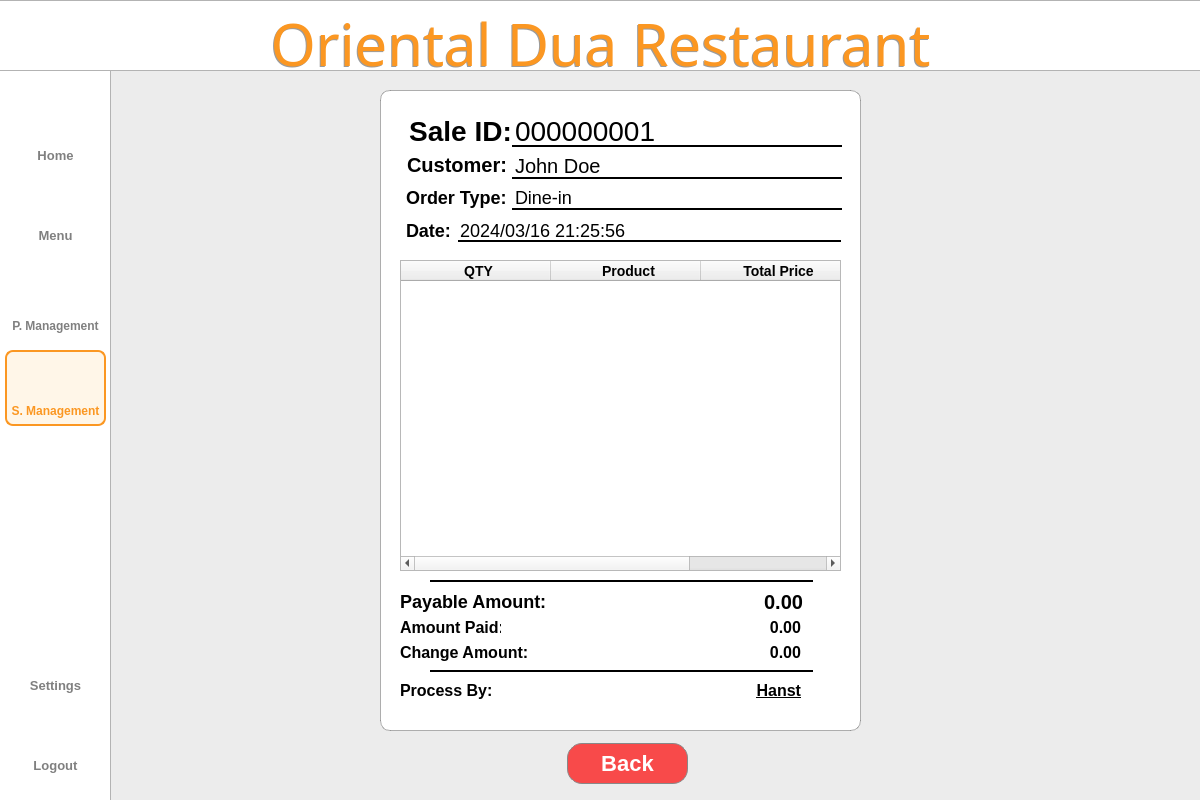
<?xml version="1.0" encoding="UTF-8"?>
<ui version="4.0">
 <class>Dialog</class>
 <widget class="QDialog" name="Dialog">
  <property name="geometry">
   <rect>
    <x>0</x>
    <y>0</y>
    <width>1200</width>
    <height>800</height>
   </rect>
  </property>
  <property name="windowTitle">
   <string>Dialog</string>
  </property>
  <widget class="QWidget" name="bgwidget" native="true">
   <property name="geometry">
    <rect>
     <x>0</x>
     <y>0</y>
     <width>1200</width>
     <height>800</height>
    </rect>
   </property>
   <property name="layoutDirection">
    <enum>Qt::LeftToRight</enum>
   </property>
   <property name="styleSheet">
    <string notr="true">QWidget#bgwidget{background-color: rgb(236, 236, 236);}

</string>
   </property>
   <widget class="QLabel" name="sidebar">
    <property name="geometry">
     <rect>
      <x>-10</x>
      <y>-30</y>
      <width>121</width>
      <height>891</height>
     </rect>
    </property>
    <property name="styleSheet">
     <string notr="true">background-color: rgb(255, 255, 255);
border: 1px solid rgba(0, 0, 0, 0.3);  </string>
    </property>
    <property name="text">
     <string/>
    </property>
   </widget>
   <widget class="QLabel" name="titlebar">
    <property name="geometry">
     <rect>
      <x>-2</x>
      <y>0</y>
      <width>1204</width>
      <height>71</height>
     </rect>
    </property>
    <property name="styleSheet">
     <string notr="true">background-color: rgb(255, 255, 255);
border: 1px solid rgba(0, 0, 0, 0.3);  </string>
    </property>
    <property name="text">
     <string/>
    </property>
   </widget>
   <widget class="QLabel" name="whitebg">
    <property name="geometry">
     <rect>
      <x>380</x>
      <y>90</y>
      <width>481</width>
      <height>641</height>
     </rect>
    </property>
    <property name="styleSheet">
     <string notr="true">background-color: rgb(255, 255, 255);
border: 1px solid rgba(0, 0, 0, 0.3);  
border-radius: 10px;  </string>
    </property>
    <property name="text">
     <string/>
    </property>
   </widget>
   <widget class="QLabel" name="title">
    <property name="geometry">
     <rect>
      <x>0</x>
      <y>10</y>
      <width>1201</width>
      <height>71</height>
     </rect>
    </property>
    <property name="styleSheet">
     <string notr="true">QLabel#title{
	color: #FB9722;
    font-family: Sacramento;
    font-size: 58px;
    font-weight: 400;
    padding-bottom: 5px;
    text-align: center;
}</string>
    </property>
    <property name="text">
     <string>Oriental Dua Restaurant</string>
    </property>
    <property name="alignment">
     <set>Qt::AlignCenter</set>
    </property>
    <property name="wordWrap">
     <bool>true</bool>
    </property>
   </widget>
   <widget class="QLabel" name="logoutIcon">
    <property name="geometry">
     <rect>
      <x>39</x>
      <y>715</y>
      <width>35</width>
      <height>35</height>
     </rect>
    </property>
    <property name="minimumSize">
     <size>
      <width>35</width>
      <height>35</height>
     </size>
    </property>
    <property name="maximumSize">
     <size>
      <width>35</width>
      <height>35</height>
     </size>
    </property>
    <property name="styleSheet">
     <string notr="true">QLabel#Pmanagementbtn{
    color: rgba(0,0,0, 0.5);
    font-family: 'Roboto';
    font-size: 11px;
    font-weight: 300;
}</string>
    </property>
    <property name="text">
     <string/>
    </property>
    <property name="pixmap">
     <pixmap resource="../resource.qrc">:/icon/icons/shutdown.png</pixmap>
    </property>
    <property name="scaledContents">
     <bool>true</bool>
    </property>
    <property name="alignment">
     <set>Qt::AlignCenter</set>
    </property>
   </widget>
   <widget class="QPushButton" name="logoutbtn">
    <property name="geometry">
     <rect>
      <x>15</x>
      <y>750</y>
      <width>81</width>
      <height>31</height>
     </rect>
    </property>
    <property name="styleSheet">
     <string notr="true">QPushButton{
    color: rgba(0,0,0, 0.5);
    font-family: 'Inter';
    font-size: 13px;
    font-weight: 500;
	border:none;
}

QPushButton:hover{
color: #FB9722;
border: 2px solid #FB9722;
border-radius: 8px;
background-color: rgba(255, 167, 25, 0.1);
}</string>
    </property>
    <property name="text">
     <string>Logout</string>
    </property>
   </widget>
   <widget class="QPushButton" name="settingsbtn">
    <property name="geometry">
     <rect>
      <x>15</x>
      <y>670</y>
      <width>81</width>
      <height>31</height>
     </rect>
    </property>
    <property name="styleSheet">
     <string notr="true">QPushButton{
    color: rgba(0,0,0, 0.5);
    font-family: 'Inter';
    font-size: 13px;
    font-weight: 500;
	border:none;
}

QPushButton:hover{
color: #FB9722;
border: 2px solid #FB9722;
border-radius: 8px;
background-color: rgba(255, 167, 25, 0.1);
}</string>
    </property>
    <property name="text">
     <string>Settings</string>
    </property>
   </widget>
   <widget class="QLabel" name="settingIcon">
    <property name="geometry">
     <rect>
      <x>39</x>
      <y>634</y>
      <width>35</width>
      <height>35</height>
     </rect>
    </property>
    <property name="minimumSize">
     <size>
      <width>35</width>
      <height>35</height>
     </size>
    </property>
    <property name="maximumSize">
     <size>
      <width>35</width>
      <height>35</height>
     </size>
    </property>
    <property name="styleSheet">
     <string notr="true">QLabel#Pmanagementbtn{
    color: rgba(0,0,0, 0.5);
    font-family: 'Roboto';
    font-size: 11px;
    font-weight: 300;
}</string>
    </property>
    <property name="text">
     <string/>
    </property>
    <property name="pixmap">
     <pixmap resource="../resource.qrc">:/icon/icons/settings.png</pixmap>
    </property>
    <property name="scaledContents">
     <bool>true</bool>
    </property>
    <property name="alignment">
     <set>Qt::AlignCenter</set>
    </property>
   </widget>
   <widget class="QPushButton" name="menubtn">
    <property name="geometry">
     <rect>
      <x>15</x>
      <y>220</y>
      <width>81</width>
      <height>31</height>
     </rect>
    </property>
    <property name="styleSheet">
     <string notr="true">QPushButton{
    color: rgba(0,0,0, 0.5);
    font-family: 'Inter';
    font-size: 13px;
    font-weight: 500;
	border:none;
}

QPushButton:hover{
color: #FB9722;
border: 2px solid #FB9722;
border-radius: 8px;
background-color: rgba(255, 167, 25, 0.1);
}</string>
    </property>
    <property name="text">
     <string>Menu</string>
    </property>
   </widget>
   <widget class="QLabel" name="p_mIcon">
    <property name="geometry">
     <rect>
      <x>37</x>
      <y>270</y>
      <width>40</width>
      <height>40</height>
     </rect>
    </property>
    <property name="minimumSize">
     <size>
      <width>40</width>
      <height>40</height>
     </size>
    </property>
    <property name="maximumSize">
     <size>
      <width>40</width>
      <height>40</height>
     </size>
    </property>
    <property name="styleSheet">
     <string notr="true">QLabel#Pmanagementbtn{
    color: rgba(0,0,0, 0.5);
    font-family: 'Roboto';
    font-size: 11px;
    font-weight: 300;
}</string>
    </property>
    <property name="text">
     <string/>
    </property>
    <property name="pixmap">
     <pixmap resource="../resource.qrc">:/icon/icons/productm.png</pixmap>
    </property>
    <property name="scaledContents">
     <bool>true</bool>
    </property>
    <property name="alignment">
     <set>Qt::AlignCenter</set>
    </property>
   </widget>
   <widget class="QPushButton" name="p_managementbtn">
    <property name="geometry">
     <rect>
      <x>5</x>
      <y>310</y>
      <width>101</width>
      <height>31</height>
     </rect>
    </property>
    <property name="styleSheet">
     <string notr="true">QPushButton{
    color: rgba(0,0,0, 0.5);
    font-family: 'Inter';
    font-size: 12px;
    font-weight: 500;
	border:none;
}

QPushButton:hover{
color: #FB9722;
border: 2px solid #FB9722;
border-radius: 8px;
background-color: rgba(255, 167, 25, 0.1);
}</string>
    </property>
    <property name="text">
     <string>P. Management</string>
    </property>
   </widget>
   <widget class="QLabel" name="homeIcon">
    <property name="geometry">
     <rect>
      <x>40</x>
      <y>110</y>
      <width>30</width>
      <height>30</height>
     </rect>
    </property>
    <property name="minimumSize">
     <size>
      <width>30</width>
      <height>30</height>
     </size>
    </property>
    <property name="maximumSize">
     <size>
      <width>35</width>
      <height>35</height>
     </size>
    </property>
    <property name="styleSheet">
     <string notr="true">QLabel#Pmanagementbtn{
    color: rgba(0,0,0, 0.5);
    font-family: 'Roboto';
    font-size: 11px;
    font-weight: 300;
}</string>
    </property>
    <property name="text">
     <string/>
    </property>
    <property name="pixmap">
     <pixmap resource="../resource.qrc">:/icon/icons/home.png</pixmap>
    </property>
    <property name="scaledContents">
     <bool>true</bool>
    </property>
    <property name="alignment">
     <set>Qt::AlignCenter</set>
    </property>
   </widget>
   <widget class="QPushButton" name="reportbtn">
    <property name="geometry">
     <rect>
      <x>5</x>
      <y>395</y>
      <width>101</width>
      <height>31</height>
     </rect>
    </property>
    <property name="styleSheet">
     <string notr="true">QPushButton{
    color: #FB9722;;
    font-family: 'Inter';
    font-size: 12px;
    font-weight: 500;
	border:none;
}
</string>
    </property>
    <property name="text">
     <string>S. Management</string>
    </property>
   </widget>
   <widget class="QPushButton" name="homebtn">
    <property name="geometry">
     <rect>
      <x>15</x>
      <y>140</y>
      <width>81</width>
      <height>31</height>
     </rect>
    </property>
    <property name="styleSheet">
     <string notr="true">QPushButton{
    color: rgba(0,0,0, 0.5);
    font-family: 'Inter';
    font-size: 13px;
    font-weight: 500;
	border:none;
}

QPushButton:hover{
color: #FB9722;
border: 2px solid #FB9722;
border-radius: 8px;
background-color: rgba(255, 167, 25, 0.1);
}</string>
    </property>
    <property name="text">
     <string>Home</string>
    </property>
   </widget>
   <widget class="QLabel" name="reportIcon">
    <property name="geometry">
     <rect>
      <x>39</x>
      <y>360</y>
      <width>35</width>
      <height>35</height>
     </rect>
    </property>
    <property name="minimumSize">
     <size>
      <width>35</width>
      <height>35</height>
     </size>
    </property>
    <property name="maximumSize">
     <size>
      <width>35</width>
      <height>35</height>
     </size>
    </property>
    <property name="styleSheet">
     <string notr="true">QLabel#Pmanagementbtn{
    color: rgba(0,0,0, 0.5);
    font-family: 'Roboto';
    font-size: 11px;
    font-weight: 300;
}</string>
    </property>
    <property name="text">
     <string/>
    </property>
    <property name="pixmap">
     <pixmap resource="../resource.qrc">:/icon/icons/report2.png</pixmap>
    </property>
    <property name="scaledContents">
     <bool>true</bool>
    </property>
    <property name="alignment">
     <set>Qt::AlignCenter</set>
    </property>
   </widget>
   <widget class="QLabel" name="menuIcon">
    <property name="geometry">
     <rect>
      <x>40</x>
      <y>190</y>
      <width>30</width>
      <height>30</height>
     </rect>
    </property>
    <property name="minimumSize">
     <size>
      <width>30</width>
      <height>30</height>
     </size>
    </property>
    <property name="maximumSize">
     <size>
      <width>35</width>
      <height>35</height>
     </size>
    </property>
    <property name="styleSheet">
     <string notr="true">QLabel#Pmanagementbtn{
    color: rgba(0,0,0, 0.5);
    font-family: 'Roboto';
    font-size: 11px;
    font-weight: 300;
}</string>
    </property>
    <property name="text">
     <string/>
    </property>
    <property name="pixmap">
     <pixmap resource="../resource.qrc">:/icon/icons/menu.png</pixmap>
    </property>
    <property name="scaledContents">
     <bool>true</bool>
    </property>
    <property name="alignment">
     <set>Qt::AlignCenter</set>
    </property>
   </widget>
   <widget class="QLabel" name="label_2">
    <property name="geometry">
     <rect>
      <x>5</x>
      <y>350</y>
      <width>101</width>
      <height>76</height>
     </rect>
    </property>
    <property name="styleSheet">
     <string notr="true">QLabel{
	background-color: rgba(255, 167, 25, 0.1);
	border: 2px solid #FB9722;
	border-radius: 8px;
}</string>
    </property>
    <property name="text">
     <string/>
    </property>
   </widget>
   <widget class="QLabel" name="title_3">
    <property name="geometry">
     <rect>
      <x>-1</x>
      <y>11</y>
      <width>1201</width>
      <height>71</height>
     </rect>
    </property>
    <property name="styleSheet">
     <string notr="true">QLabel{
color: rgba(0, 0, 0, 100);
    font-family: Sacramento;
    font-size: 58px;
    font-weight: 400;
    padding-bottom: 5px;
    text-align: center;
}
</string>
    </property>
    <property name="text">
     <string>Oriental Dua Restaurant</string>
    </property>
    <property name="alignment">
     <set>Qt::AlignCenter</set>
    </property>
    <property name="wordWrap">
     <bool>true</bool>
    </property>
   </widget>
   <widget class="QLabel" name="whitebgshadow">
    <property name="geometry">
     <rect>
      <x>381</x>
      <y>92</y>
      <width>481</width>
      <height>641</height>
     </rect>
    </property>
    <property name="styleSheet">
     <string notr="true">background-color: rgba(0, 0, 0, .3);

border-radius: 10px;  </string>
    </property>
    <property name="text">
     <string/>
    </property>
   </widget>
   <widget class="QLabel" name="myprofile">
    <property name="geometry">
     <rect>
      <x>400</x>
      <y>110</y>
      <width>121</width>
      <height>41</height>
     </rect>
    </property>
    <property name="styleSheet">
     <string notr="true">QLabel{
    color: #000000;
    font-family: 'Inter';
    font-size: 28px;
    font-weight: bold;
}</string>
    </property>
    <property name="text">
     <string>Sale ID:</string>
    </property>
    <property name="alignment">
     <set>Qt::AlignCenter</set>
    </property>
   </widget>
   <widget class="QLabel" name="salesID">
    <property name="geometry">
     <rect>
      <x>515</x>
      <y>110</y>
      <width>241</width>
      <height>41</height>
     </rect>
    </property>
    <property name="styleSheet">
     <string notr="true">QLabel{
    color: #000000;
    font-family: 'Inter';
    font-size: 28px;
    font-weight: 400;
}</string>
    </property>
    <property name="text">
     <string>000000001</string>
    </property>
    <property name="alignment">
     <set>Qt::AlignLeading|Qt::AlignLeft|Qt::AlignVCenter</set>
    </property>
   </widget>
   <widget class="QLabel" name="myprofile_3">
    <property name="geometry">
     <rect>
      <x>407</x>
      <y>144</y>
      <width>111</width>
      <height>41</height>
     </rect>
    </property>
    <property name="styleSheet">
     <string notr="true">QLabel{
    color: #000000;
    font-family: 'Inter';
    font-size: 20px;
    font-weight: bold;
}</string>
    </property>
    <property name="text">
     <string>Customer:</string>
    </property>
    <property name="alignment">
     <set>Qt::AlignLeading|Qt::AlignLeft|Qt::AlignVCenter</set>
    </property>
   </widget>
   <widget class="QLabel" name="customerName">
    <property name="geometry">
     <rect>
      <x>515</x>
      <y>145</y>
      <width>241</width>
      <height>41</height>
     </rect>
    </property>
    <property name="styleSheet">
     <string notr="true">QLabel{
    color: #000000;
    font-family: 'Inter';
    font-size: 20px;
  font-weight: 400;

}</string>
    </property>
    <property name="text">
     <string>John Doe</string>
    </property>
    <property name="alignment">
     <set>Qt::AlignLeading|Qt::AlignLeft|Qt::AlignVCenter</set>
    </property>
   </widget>
   <widget class="QLabel" name="myprofile_5">
    <property name="geometry">
     <rect>
      <x>406</x>
      <y>177</y>
      <width>111</width>
      <height>41</height>
     </rect>
    </property>
    <property name="styleSheet">
     <string notr="true">QLabel{
    color: #000000;
    font-family: 'Inter';
    font-size: 18px;
    font-weight: bold;
}</string>
    </property>
    <property name="text">
     <string>Order Type:</string>
    </property>
    <property name="alignment">
     <set>Qt::AlignLeading|Qt::AlignLeft|Qt::AlignVCenter</set>
    </property>
   </widget>
   <widget class="QLabel" name="orderType">
    <property name="geometry">
     <rect>
      <x>515</x>
      <y>177</y>
      <width>241</width>
      <height>41</height>
     </rect>
    </property>
    <property name="styleSheet">
     <string notr="true">QLabel{
    color: #000000;
    font-family: 'Inter';
    font-size: 18px;
    font-weight: 400;
}</string>
    </property>
    <property name="text">
     <string>Dine-in</string>
    </property>
    <property name="alignment">
     <set>Qt::AlignLeading|Qt::AlignLeft|Qt::AlignVCenter</set>
    </property>
   </widget>
   <widget class="QLabel" name="myprofile_7">
    <property name="geometry">
     <rect>
      <x>406</x>
      <y>210</y>
      <width>61</width>
      <height>41</height>
     </rect>
    </property>
    <property name="styleSheet">
     <string notr="true">QLabel{
    color: #000000;
    font-family: 'Inter';
    font-size: 18px;
    font-weight: bold;
}</string>
    </property>
    <property name="text">
     <string>Date:</string>
    </property>
    <property name="alignment">
     <set>Qt::AlignLeading|Qt::AlignLeft|Qt::AlignVCenter</set>
    </property>
   </widget>
   <widget class="QTableWidget" name="tableWidget">
    <property name="geometry">
     <rect>
      <x>400</x>
      <y>260</y>
      <width>441</width>
      <height>311</height>
     </rect>
    </property>
    <property name="styleSheet">
     <string notr="true">
QTableWidget#tableWidget QHeaderView::section {
	font-family: 'Inter';
	font-size: 14px;
	font-weight: bold;
	color: black; 
	padding-left: 5px;
}       
</string>
    </property>
    <property name="editTriggers">
     <set>QAbstractItemView::NoEditTriggers</set>
    </property>
    <property name="tabKeyNavigation">
     <bool>false</bool>
    </property>
    <property name="selectionMode">
     <enum>QAbstractItemView::SingleSelection</enum>
    </property>
    <property name="selectionBehavior">
     <enum>QAbstractItemView::SelectRows</enum>
    </property>
    <attribute name="horizontalHeaderDefaultSectionSize">
     <number>150</number>
    </attribute>
    <attribute name="horizontalHeaderStretchLastSection">
     <bool>true</bool>
    </attribute>
    <attribute name="verticalHeaderVisible">
     <bool>false</bool>
    </attribute>
    <column>
     <property name="text">
      <string>QTY</string>
     </property>
    </column>
    <column>
     <property name="text">
      <string>Product</string>
     </property>
    </column>
    <column>
     <property name="text">
      <string>Total Price</string>
     </property>
    </column>
   </widget>
   <widget class="QLabel" name="userlistlabel_10">
    <property name="geometry">
     <rect>
      <x>400</x>
      <y>617</y>
      <width>101</width>
      <height>21</height>
     </rect>
    </property>
    <property name="styleSheet">
     <string notr="true">QLabel{
    color: #000000;
    font-family: 'Roboto';
    font-size: 16px;
    font-weight: 500;
}</string>
    </property>
    <property name="text">
     <string>Amount Paid:</string>
    </property>
    <property name="alignment">
     <set>Qt::AlignLeading|Qt::AlignLeft|Qt::AlignVCenter</set>
    </property>
   </widget>
   <widget class="QLabel" name="userlistlabel_11">
    <property name="geometry">
     <rect>
      <x>400</x>
      <y>642</y>
      <width>131</width>
      <height>21</height>
     </rect>
    </property>
    <property name="styleSheet">
     <string notr="true">QLabel{
    color: #000000;
    font-family: 'Roboto';
    font-size: 16px;
    font-weight: 500;
}</string>
    </property>
    <property name="text">
     <string>Change Amount:</string>
    </property>
    <property name="alignment">
     <set>Qt::AlignLeading|Qt::AlignLeft|Qt::AlignVCenter</set>
    </property>
   </widget>
   <widget class="QLabel" name="userlistlabel_9">
    <property name="geometry">
     <rect>
      <x>400</x>
      <y>586</y>
      <width>151</width>
      <height>30</height>
     </rect>
    </property>
    <property name="styleSheet">
     <string notr="true">QLabel{
    color: #000000;
    font-family: 'Roboto';
    font-size: 18px;
    font-weight: 500;
}</string>
    </property>
    <property name="text">
     <string>Payable Amount:</string>
    </property>
    <property name="alignment">
     <set>Qt::AlignLeading|Qt::AlignLeft|Qt::AlignVCenter</set>
    </property>
   </widget>
   <widget class="QLabel" name="userlistlabel_12">
    <property name="geometry">
     <rect>
      <x>400</x>
      <y>680</y>
      <width>121</width>
      <height>21</height>
     </rect>
    </property>
    <property name="styleSheet">
     <string notr="true">QLabel{
    color: #000000;
    font-family: 'Roboto';
    font-size: 16px;
    font-weight: 500;
}</string>
    </property>
    <property name="text">
     <string>Process By:</string>
    </property>
    <property name="alignment">
     <set>Qt::AlignLeading|Qt::AlignLeft|Qt::AlignVCenter</set>
    </property>
   </widget>
   <widget class="QLabel" name="date">
    <property name="geometry">
     <rect>
      <x>460</x>
      <y>210</y>
      <width>241</width>
      <height>41</height>
     </rect>
    </property>
    <property name="styleSheet">
     <string notr="true">QLabel{
    color: #000000;
    font-family: 'Inter';
    font-size: 18px;
   font-weight: 400;
}</string>
    </property>
    <property name="text">
     <string>2024/03/16 21:25:56</string>
    </property>
    <property name="alignment">
     <set>Qt::AlignLeading|Qt::AlignLeft|Qt::AlignVCenter</set>
    </property>
   </widget>
   <widget class="Line" name="line">
    <property name="geometry">
     <rect>
      <x>512</x>
      <y>145</y>
      <width>330</width>
      <height>3</height>
     </rect>
    </property>
    <property name="frameShadow">
     <enum>QFrame::Plain</enum>
    </property>
    <property name="lineWidth">
     <number>2</number>
    </property>
    <property name="orientation">
     <enum>Qt::Horizontal</enum>
    </property>
   </widget>
   <widget class="Line" name="line_2">
    <property name="geometry">
     <rect>
      <x>512</x>
      <y>177</y>
      <width>330</width>
      <height>3</height>
     </rect>
    </property>
    <property name="frameShadow">
     <enum>QFrame::Plain</enum>
    </property>
    <property name="lineWidth">
     <number>2</number>
    </property>
    <property name="orientation">
     <enum>Qt::Horizontal</enum>
    </property>
   </widget>
   <widget class="Line" name="line_3">
    <property name="geometry">
     <rect>
      <x>512</x>
      <y>208</y>
      <width>330</width>
      <height>3</height>
     </rect>
    </property>
    <property name="frameShadow">
     <enum>QFrame::Plain</enum>
    </property>
    <property name="lineWidth">
     <number>2</number>
    </property>
    <property name="orientation">
     <enum>Qt::Horizontal</enum>
    </property>
   </widget>
   <widget class="Line" name="line_4">
    <property name="geometry">
     <rect>
      <x>458</x>
      <y>240</y>
      <width>383</width>
      <height>3</height>
     </rect>
    </property>
    <property name="frameShadow">
     <enum>QFrame::Plain</enum>
    </property>
    <property name="lineWidth">
     <number>2</number>
    </property>
    <property name="orientation">
     <enum>Qt::Horizontal</enum>
    </property>
   </widget>
   <widget class="QLabel" name="change">
    <property name="geometry">
     <rect>
      <x>680</x>
      <y>642</y>
      <width>121</width>
      <height>21</height>
     </rect>
    </property>
    <property name="styleSheet">
     <string notr="true">QLabel{
    color: #000000;
    font-family: 'Roboto';
    font-size: 16px;
    font-weight: 500;
}</string>
    </property>
    <property name="text">
     <string>0.00</string>
    </property>
    <property name="alignment">
     <set>Qt::AlignRight|Qt::AlignTrailing|Qt::AlignVCenter</set>
    </property>
   </widget>
   <widget class="QLabel" name="payable_amount">
    <property name="geometry">
     <rect>
      <x>720</x>
      <y>586</y>
      <width>83</width>
      <height>31</height>
     </rect>
    </property>
    <property name="styleSheet">
     <string notr="true">QLabel{
    color: #000000;
    font-family: 'Roboto';
    font-size: 20px;
    font-weight: 600;
}</string>
    </property>
    <property name="text">
     <string>0.00</string>
    </property>
    <property name="alignment">
     <set>Qt::AlignRight|Qt::AlignTrailing|Qt::AlignVCenter</set>
    </property>
   </widget>
   <widget class="QLabel" name="amountPaid">
    <property name="geometry">
     <rect>
      <x>680</x>
      <y>617</y>
      <width>121</width>
      <height>21</height>
     </rect>
    </property>
    <property name="styleSheet">
     <string notr="true">QLabel{
    color: #000000;
    font-family: 'Roboto';
    font-size: 16px;
    font-weight: 500;
}</string>
    </property>
    <property name="text">
     <string>0.00</string>
    </property>
    <property name="alignment">
     <set>Qt::AlignRight|Qt::AlignTrailing|Qt::AlignVCenter</set>
    </property>
   </widget>
   <widget class="QLabel" name="employeeName">
    <property name="geometry">
     <rect>
      <x>680</x>
      <y>680</y>
      <width>121</width>
      <height>21</height>
     </rect>
    </property>
    <property name="styleSheet">
     <string notr="true">QLabel{
    color: #000000;
    font-family: 'Roboto';
    font-size: 16px;
    font-weight: 500;
	text-decoration:underline;
}</string>
    </property>
    <property name="text">
     <string>Hanst</string>
    </property>
    <property name="alignment">
     <set>Qt::AlignRight|Qt::AlignTrailing|Qt::AlignVCenter</set>
    </property>
   </widget>
   <widget class="QPushButton" name="backbtn">
    <property name="geometry">
     <rect>
      <x>567</x>
      <y>743</y>
      <width>121</width>
      <height>41</height>
     </rect>
    </property>
    <property name="styleSheet">
     <string notr="true">QPushButton{
	color: #FFFFFF;
    background-color: #F84A4A;
    border: 1px solid #888888;
    border-radius: 15px;
	font-family: 'Inter';
    font-size: 22px;
    font-weight: 500;
}
QPushButton:hover {
	
	background-color: rgb(255, 85, 73);
}

QPushButton:pressed {
 	background-color: #F84A4A;
}</string>
    </property>
    <property name="text">
     <string>Back</string>
    </property>
   </widget>
   <widget class="Line" name="line_5">
    <property name="geometry">
     <rect>
      <x>430</x>
      <y>580</y>
      <width>383</width>
      <height>3</height>
     </rect>
    </property>
    <property name="frameShadow">
     <enum>QFrame::Plain</enum>
    </property>
    <property name="lineWidth">
     <number>2</number>
    </property>
    <property name="orientation">
     <enum>Qt::Horizontal</enum>
    </property>
   </widget>
   <widget class="Line" name="line_6">
    <property name="geometry">
     <rect>
      <x>430</x>
      <y>670</y>
      <width>383</width>
      <height>3</height>
     </rect>
    </property>
    <property name="frameShadow">
     <enum>QFrame::Plain</enum>
    </property>
    <property name="lineWidth">
     <number>2</number>
    </property>
    <property name="orientation">
     <enum>Qt::Horizontal</enum>
    </property>
   </widget>
   <zorder>whitebgshadow</zorder>
   <zorder>sidebar</zorder>
   <zorder>titlebar</zorder>
   <zorder>whitebg</zorder>
   <zorder>logoutIcon</zorder>
   <zorder>logoutbtn</zorder>
   <zorder>settingsbtn</zorder>
   <zorder>settingIcon</zorder>
   <zorder>menubtn</zorder>
   <zorder>p_mIcon</zorder>
   <zorder>p_managementbtn</zorder>
   <zorder>homeIcon</zorder>
   <zorder>homebtn</zorder>
   <zorder>menuIcon</zorder>
   <zorder>label_2</zorder>
   <zorder>reportIcon</zorder>
   <zorder>reportbtn</zorder>
   <zorder>title_3</zorder>
   <zorder>title</zorder>
   <zorder>myprofile</zorder>
   <zorder>salesID</zorder>
   <zorder>myprofile_3</zorder>
   <zorder>customerName</zorder>
   <zorder>myprofile_5</zorder>
   <zorder>orderType</zorder>
   <zorder>myprofile_7</zorder>
   <zorder>tableWidget</zorder>
   <zorder>userlistlabel_10</zorder>
   <zorder>userlistlabel_11</zorder>
   <zorder>userlistlabel_9</zorder>
   <zorder>userlistlabel_12</zorder>
   <zorder>date</zorder>
   <zorder>line</zorder>
   <zorder>line_2</zorder>
   <zorder>line_3</zorder>
   <zorder>line_4</zorder>
   <zorder>change</zorder>
   <zorder>payable_amount</zorder>
   <zorder>amountPaid</zorder>
   <zorder>employeeName</zorder>
   <zorder>backbtn</zorder>
   <zorder>line_5</zorder>
   <zorder>line_6</zorder>
  </widget>
 </widget>
 <resources>
  <include location="../resource.qrc"/>
 </resources>
 <connections/>
</ui>
